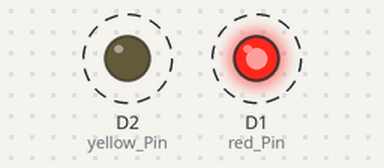
A sketch run on a simulated ESP8266 (NodeMCU). Shown: output pins drawn as LEDs (lit = HIGH). Dashed ring = blinking. What the sketch prints to the serial monitor is not drawn.

Above: at 0.2 s.
Timing chart, 0 to 4.6 s (numbered marks = the images above):
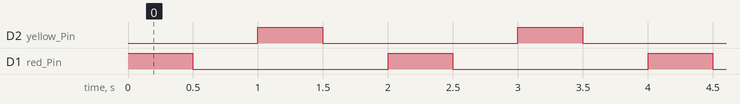

Measured:
- by itself, D2 (yellow_Pin), D1 (red_Pin): alternates HIGH for 0.50 s and LOW for 1.5 s
- by itself, everything shown: repeats every 2.0 s, in 4 steps

The sketch:

3_2.ino
```cpp
#include <dummy.h>
#define red_Pin D1 //빨간색 LED
#define yellow_Pin D2 //노란색 LED


void setup() {
   //출력 설정
  pinMode(red_Pin,OUTPUT);
  pinMode(yellow_Pin, OUTPUT);
  Serial.begin(9600);
}

void loop() {

    //빨간색 LED
    digitalWrite(red_Pin,HIGH); //led 켜기
    Serial.println("red_Pin On");
    delay(500);
    digitalWrite(red_Pin, LOW); //led 끄기
    Serial.println("red_Pin off");
    delay(500);


    //노란색 LED
    digitalWrite(yellow_Pin,HIGH); //led 켜기
    Serial.println("yellow_Pin On");
    delay(500);
    digitalWrite(yellow_Pin, LOW); //led 끄기
    Serial.println("yellow_Pin off");
    delay(500);

}
```
